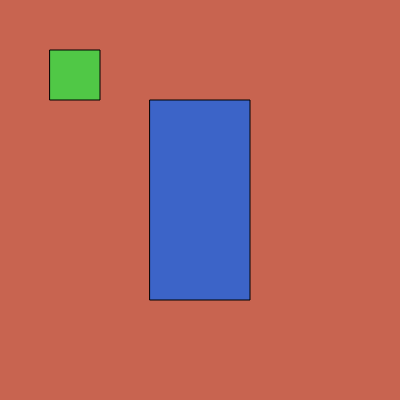
Frame 1 (no input)
Frame 60 (no input): identical to frame 1, image omitted
Frame 120 (the mouse pressed at the canvas centre since frame 60): identical to frame 1, image omitted

The p5.js sketch that drew this single still picture (run headless with seeded random() and noise() and a simulated clock; from frame 60 on, the mouse is pressed at the canvas centre):

// p5.js sketch
// ── sketch.js
let player = {

    x: 50,
    y: 50,
    size: 50,
    dirX: 0,
    dirY: 0
}

let obstacle = {

    x: 150,
    y: 100,
    width: 100,
    height: 200
}



function setup(){

    createCanvas(400,400)
}

function draw(){

    background(200,100,80)
    fill(80,200,70)
    rect(player.x, player.y, player.size, player.size)

    fill(60,100,200)
    rect(obstacle.x, obstacle.y, obstacle.width, obstacle.height)
    movePlayer()
}

function movePlayer(){

    if(!playerCollision(obstacle.x, obstacle.y, obstacle.width, obstacle.height)){
        player.x += (player.dirX * 1)
        player.y += (player.dirY * 1)
    }
}

function keyPressed(){

    if(keyCode === LEFT_ARROW){

        player.dirX = -1
        player.dirY = 0
    } else

    if(keyCode === RIGHT_ARROW){

        player.dirX = 1
        player.dirY = 0
    } else

    if(keyCode === UP_ARROW){

        player.dirX = 0
        player.dirY = -1
    } else

    if(keyCode === DOWN_ARROW){

        player.dirX = 0
        player.dirY = 1
    } else {

        player.dirX = 0
        player.dirY = 0
    }


}

function playerCollision(x, y, width, height){

    //Checks the left side
    if((((player.x + player.size) === x ) && player.dirX === 1) && !(player.y + player.size < obstacle.y || player.y > obstacle.y + height)){
        return true
    }

    //Checks the right side
    if(((player.x === x + width) && player.dirX === -1) && !(player.y + player.size < obstacle.y || player.y > obstacle.y + height)){
        return true
    }

    //Checks the top side
    if((((player.y + player.size) === y ) && player.dirY === 1) && !(player.x + player.size < obstacle.x || player.x > obstacle.x + width)){
        return true
    }

    //Checks the bottom side
    if(((player.y === y + height) && player.dirY === -1) && !(player.x + player.size < obstacle.x || player.x > obstacle.x + width)){
        return true
    }
}
